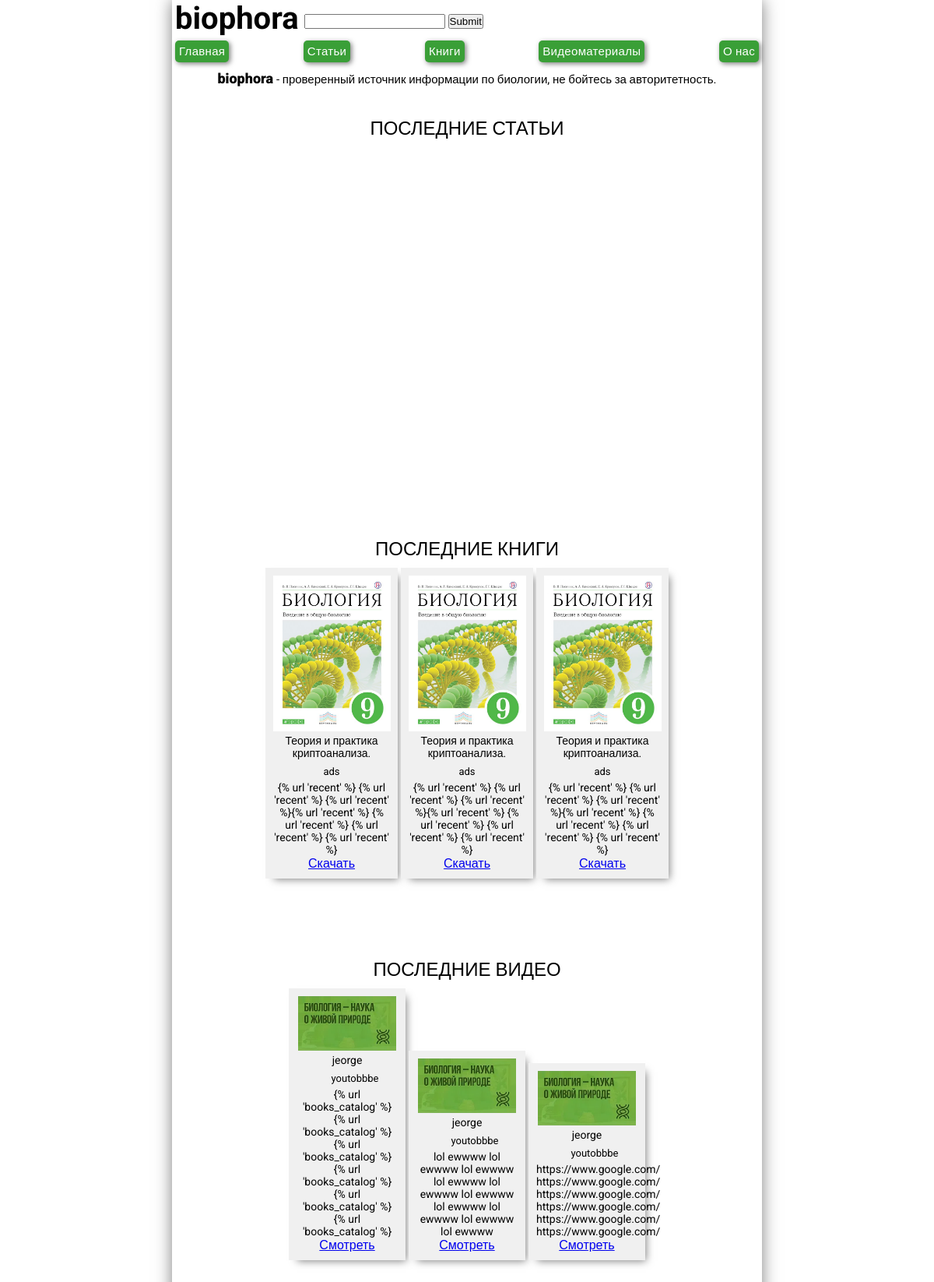
The page / on the database its author committed.
### articles/models.py (models this page shows, shortened)
class Book(models.Model):
    preview = models.ImageField()
    title = models.CharField(max_length=200)
    author = models.CharField(max_length=200)
    description = models.TextField()
    download_link = models.TextField()
    created_date = models.DateTimeField(default=timezone.now)
    published_date = models.DateTimeField(blank=True, null=True)
    class Meta:
        verbose_name = 'Книги'
        verbose_name_plural = 'Книги'

class Video(models.Model):
    preview = models.ImageField()
    title = models.CharField(max_length=200)
    author = models.CharField(max_length=200)
    description = models.TextField()
    watch_link = models.TextField()
    created_date = models.DateTimeField(default=timezone.now)
    published_date = models.DateTimeField(blank=True, null=True)
    class Meta:
        verbose_name = 'Видео'
        verbose_name_plural = 'Видео'

### articles/views.py (the view)
# urls.py: path('', views.recent, name='recent'),
def recent(request):
    articles = Article.objects.filter(published_date__lte=timezone.now()).order_by('published_date')[:3]
    books = Book.objects.filter(published_date__lte=timezone.now()).order_by('published_date')[:3]
    videos = Video.objects.filter(published_date__lte=timezone.now()).order_by('published_date')[:3]
    context = {}
    context['articles'] = articles
    context['books'] = books
    context['videos'] = videos
    return render(request, 'recent.html', context)

### articles/templates/recent.html (shortened to what this page needs)
{% extends 'base.html' %}
{% block content %}
<p class="motd"><span class="motd-mainword">biophora</span> -
        проверенный источник
        информации по биологии, не
        бойтесь за авторитетность.</p>
        <div class="recent">
          <h2 class="block-name">ПОСЛЕДНИЕ СТАТЬИ</h2>
        </div>
        <div class="recent">
          <h2 class="block-name">ПОСЛЕДНИЕ КНИГИ</h2>
          <ul type="none">
            {% for book in books %}
              <li class="book-preview" >
                <ul type="none">
                  <li><img src="{{ book.preview.url }}" height="200px"></li>
                  <li class="book-title"><p>{{ book.title }}</p></li>
                  <li class="author-name"><p>{{ book.author }}</p></li>
                  <li class="book-description"><p>{{ book.description }}</p></li>
                  <li><a href="{{ book.download_link }}"><p>Скачать</p></a></li>
                </ul>
              </li>
            {% endfor %}
          </ul>
        </div>
        <div class="recent">
          <h2 class="block-name">ПОСЛЕДНИЕ ВИДЕО</h2>
           <ul type="none">
              {% for video in videos %}
                <li class="video-preview" >
                  <ul type="none">
                    <li><img src="{{ video.preview.url }}" height="70px"></li>
                    <li class="video-title"><p>{{ video.title }}</p></li>
                    <li class="author-name"><p>{{ video.author }}</p></li>
                    <li class="video-description"><p>{{ video.description }}</p></li>
                    <li><a href="{{ video.watch_link }}"><p>Смотреть</p></a></li>
                  </ul>
                </li>
              {% endfor %}
            </ul>
        </div>
{% endblock %}

### articles/static/css/style.css (style rules this page uses)
* { margin: 0; padding: 0; }
.motd { font-size: 15px; font-weight: 400; }
.motd-mainword { font-size: 18px; font-weight: 900; }
.recent { margin: 5vh auto 0; width: 80%; height: 500px; }
.block-name { padding-bottom: 10px; display: block; font-weight: 500; }
.book-preview { display: inline-block; width: 150px; background-color: #f0f0f0; padding: 10px; box-shadow: 6px 6px 10px -5px rgba(0,0,0,0.5); }
.author-name { display: inline-block; font-size: 13px; width: 150px; padding-bottom: 5px; }
.book-title { font-size: 14px; padding-bottom: 5px; }
.book-description { font-size: 14px; }
.video-preview { display: inline-block; width: 130px; background-color: #f0f0f0; padding: 10px; box-shadow: 6px 6px 10px -5px rgba(0,0,0,0.5); }
.video-title { font-size: 14px; padding-bottom: 5px; }
.video-description { font-size: 14px; }

### rows shown on the page
Book: preview (picture), title "Теория и практика криптоанализа.", author "ads", description "{% url 'recent' %} {% url 'recent' %} {% url 'recent' %}{% url 'recent' %} {% url 'recent' %} {% url 'recent' %} {% url 'recent' %}"
Book: preview (picture), title "Теория и практика криптоанализа.", author "ads", description "{% url 'recent' %} {% url 'recent' %} {% url 'recent' %}{% url 'recent' %} {% url 'recent' %} {% url 'recent' %} {% url 'recent' %}"
Book: preview (picture), title "Теория и практика криптоанализа.", author "ads", description "{% url 'recent' %} {% url 'recent' %} {% url 'recent' %}{% url 'recent' %} {% url 'recent' %} {% url 'recent' %} {% url 'recent' %}"
Video: preview (picture), title "jeorge", author "youtobbbe", description "{% url 'books_catalog' %} {% url 'books_catalog' %} {% url 'books_catalog' %} {% url 'books_catalog' %} {% url 'books_catalog' %} {% url 'books_catalog' %}"
Video: preview (picture), title "jeorge", author "youtobbbe", description "lol ewwww lol ewwww lol ewwww lol ewwww lol ewwww lol ewwww lol ewwww lol ewwww lol ewwww lol ewwww"
Video: preview (picture), title "jeorge", author "youtobbbe", description "https://www.google.com/ https://www.google.com/ https://www.google.com/ https://www.google.com/ https://www.google.com/ https://www.google.com/"
